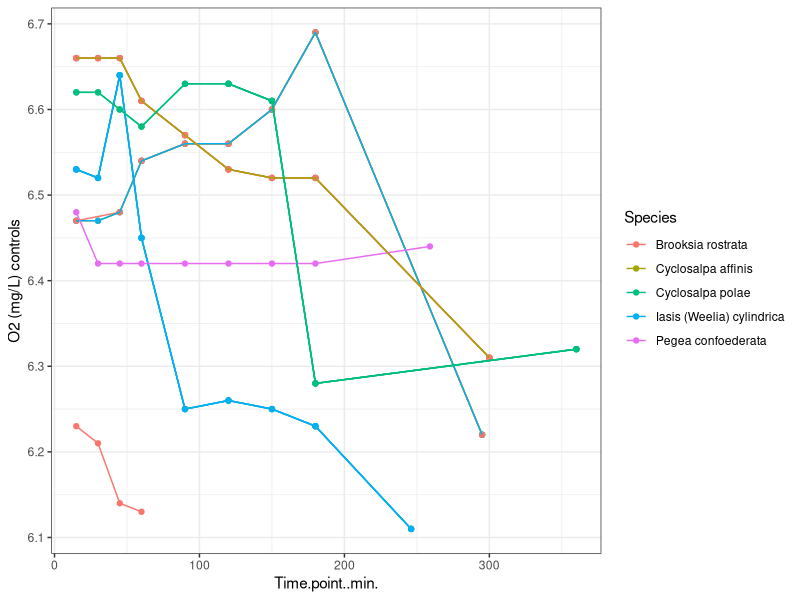
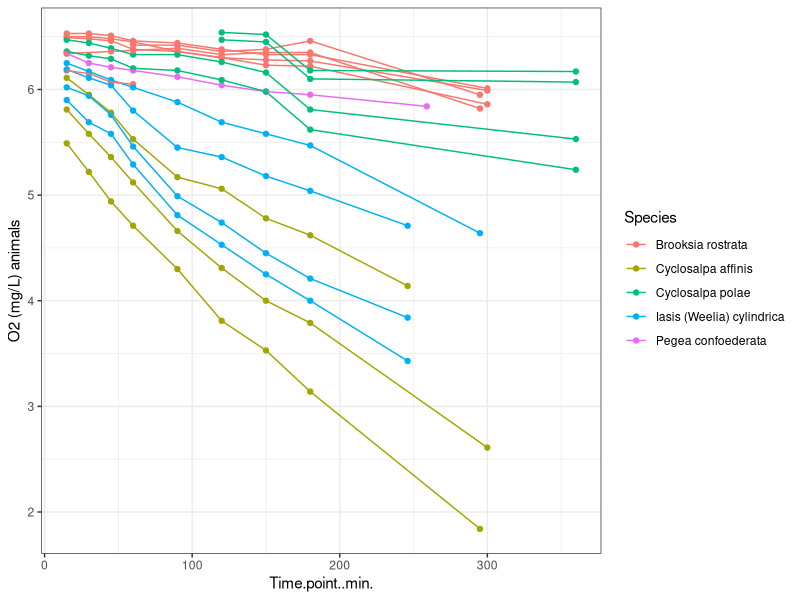
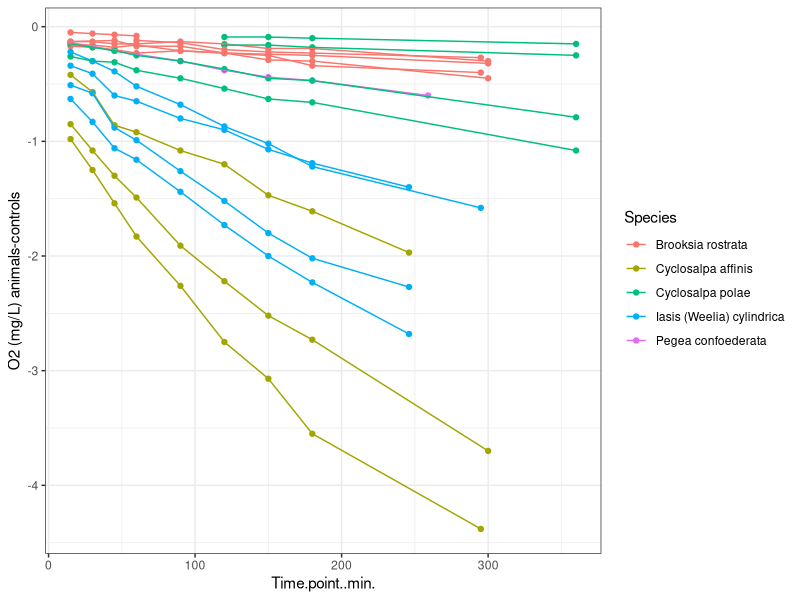
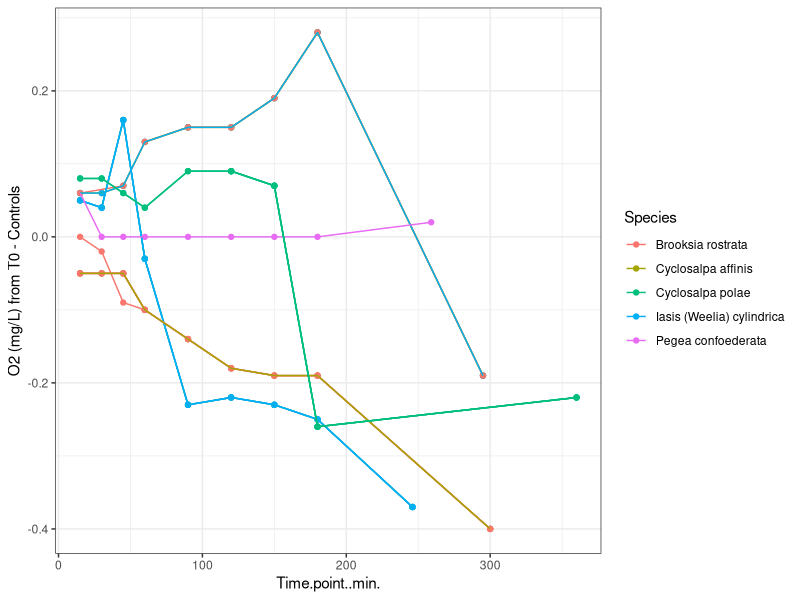
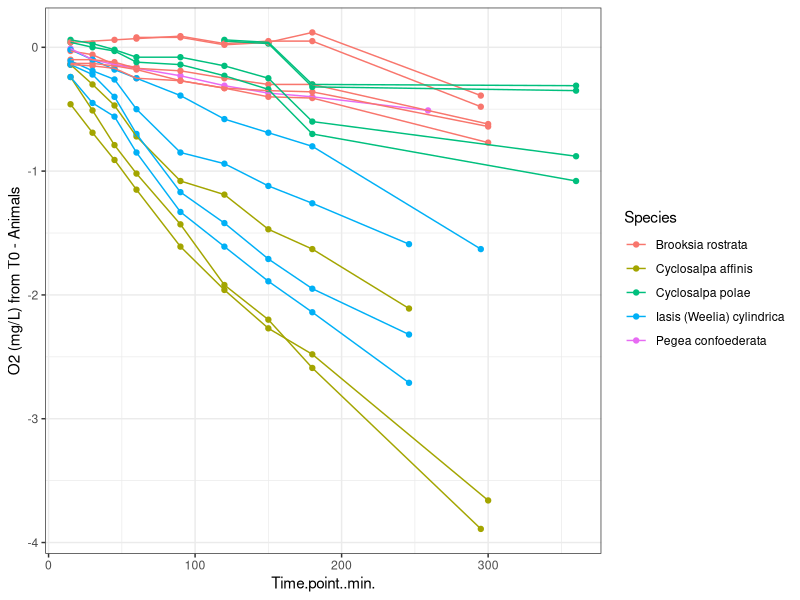
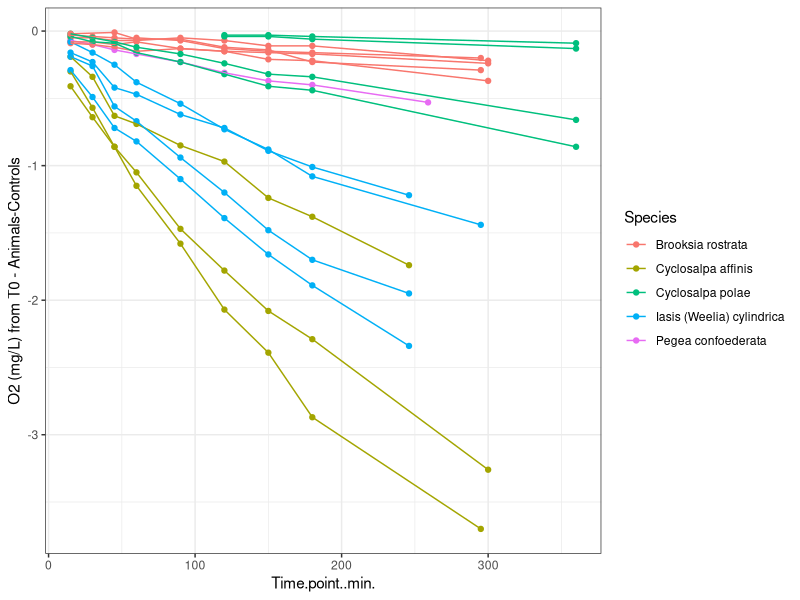
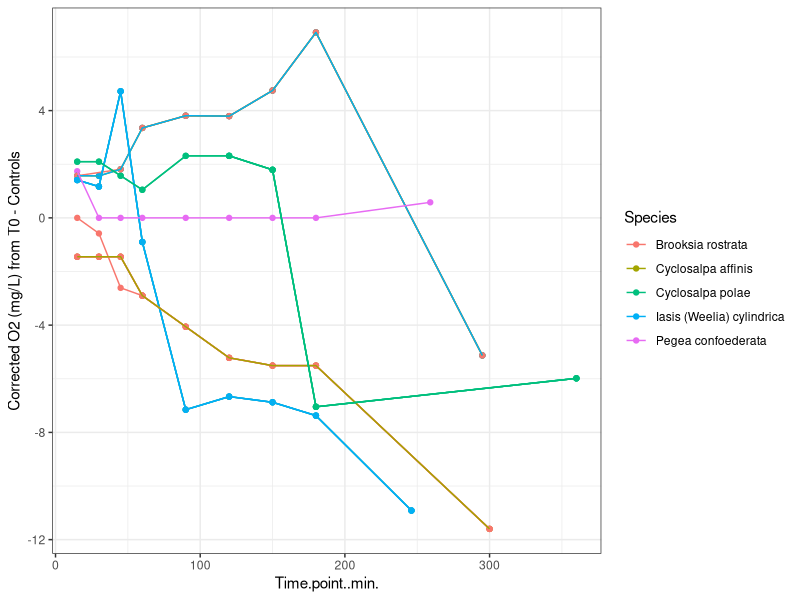
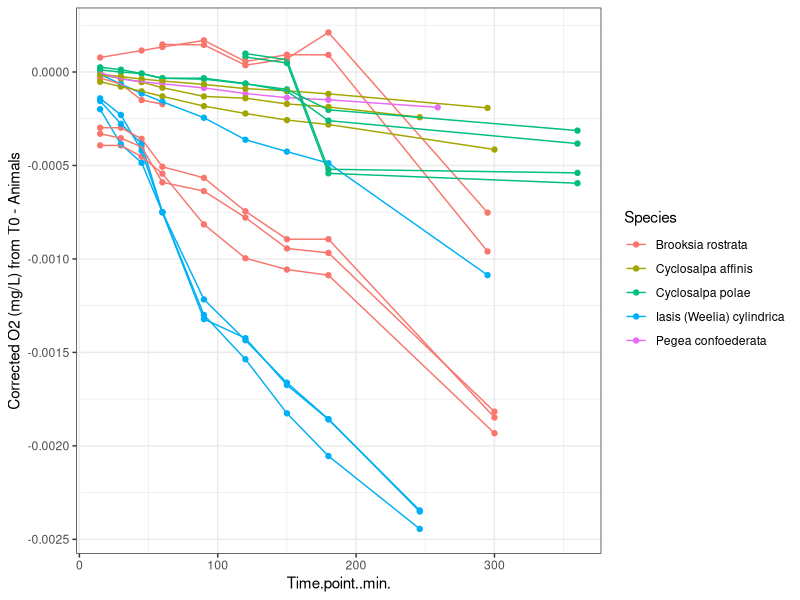

Here is the R script that generated these plots, in order:
library(tidyverse)
setwd("Documents/salp_ecomorphology/")

presens <- read.csv("respirometry_Kona21.tsv", header = T, sep = "\t", stringsAsFactors = F)
presens$Species[which(is.na(presens$Species))] <- "Control"
presens$Specimen[which(is.na(presens$Specimen))] <- "Control"

presens <- presens[which(presens$Container=="Plastic" & presens$Treatment == "Intact"),]
controls <- presens[which(presens$Specimen=="Control"),]
specimens <- presens[which(presens$Specimen != "Control"),]

####
join_presens <- full_join(specimens, controls[-c(2:10,14,16:18)], by=c("Experiment","Time.point..min."), suffix=c("_animal","_control"))
names(join_presens)
join_presens <- mutate(join_presens, O2..mg.L.specific = O2..mg.L._animal-O2..mg.L._control)

t_zeros <- join_presens[which(join_presens$Time.point..min.==0),c("Specimen","Species","O2..mg.L._animal", "O2..mg.L._control","O2..mg.L.specific")]
dif_presens <- full_join(join_presens, t_zeros, by=c("Species","Specimen"), suffix=c("","T0"))
dif_presens <- mutate(dif_presens, dif_O2.animal = O2..mg.L._animal-O2..mg.L._animalT0, dif_O2.control = O2..mg.L._control-O2..mg.L._controlT0, dif_O2.specific = O2..mg.L.specific-O2..mg.L.specificT0)
dif_presens$Temperature...C.[which(is.na(dif_presens$Temperature...C.))]<-29 #### MAKING SHIT UP ####
norm_presens <- mutate(dif_presens, corr_O2.animal = Temperature...C.*dif_O2.animal/((Zooid.length..mm.^3)*Number.of.zooids), corr_O2.control = Temperature...C.*dif_O2.control, corr_O2.specific = Temperature...C.*dif_O2.specific/((Zooid.length..mm.^3)*Number.of.zooids))

norm_presens <- norm_presens[which(norm_presens$Specimen != "D4-CP-B-1"),] #remove weird C.polae from MGCL2 experiment
norm_presens <- norm_presens[which(norm_presens$corr_O2.specific < 0),] #something has to have gone wrong in these datapoints
norm_presens$Specimen <- as.factor(norm_presens$Specimen)
norm_presens$Species <- as.factor(norm_presens$Species)

ggplot(norm_presens, aes(x=Time.point..min., y=O2..mg.L._control)) + geom_point(aes(col=Species)) + ylab("O2 (mg/L) controls") + geom_line(aes(col = Species, group=Specimen)) + theme_bw()
ggplot(norm_presens, aes(x=Time.point..min., y=O2..mg.L._animal)) + geom_point(aes(col=Species)) + ylab("O2 (mg/L) animals") + geom_line(aes(col = Species, group=Specimen)) + theme_bw()
ggplot(norm_presens, aes(x=Time.point..min., y=O2..mg.L.specific)) + geom_point(aes(col=Species)) + ylab("O2 (mg/L) animals-controls") + geom_line(aes(col = Species, group=Specimen)) + theme_bw()
ggplot(norm_presens, aes(x=Time.point..min., y=dif_O2.control)) + geom_point(aes(col=Species)) + ylab("O2 (mg/L) from T0 - Controls") + geom_line(aes(col = Species, group=Specimen)) + theme_bw()
ggplot(norm_presens, aes(x=Time.point..min., y=dif_O2.animal)) + geom_point(aes(col=Species))+ ylab("O2 (mg/L) from T0 - Animals") + geom_line(aes(col = Species, group=Specimen)) + theme_bw()
ggplot(norm_presens, aes(x=Time.point..min., y=dif_O2.specific)) + geom_point(aes(col=Species))+ ylab("O2 (mg/L) from T0 - Animals-Controls") + geom_line(aes(col = Species, group=Specimen)) + theme_bw()
ggplot(norm_presens, aes(x=Time.point..min., y=corr_O2.control)) + geom_point(aes(col=Species)) + ylab("Corrected O2 (mg/L) from T0 - Controls") + geom_line(aes(col = Species, group=Specimen)) + theme_bw()
ggplot(norm_presens, aes(x=Time.point..min., y=corr_O2.animal)) + geom_point(aes(col=Species))+ ylab("Corrected O2 (mg/L) from T0 - Animals") + geom_line(aes(col = Species, group=Specimen)) + theme_bw()
ggplot(norm_presens, aes(x=Time.point..min., y=corr_O2.specific)) + geom_point(aes(col=Species)) + ylab("Corrected O2 (mg/L) from T0 - Controls") + geom_line(aes(col = Species, group=Specimen)) + theme_bw()

slopes <- as.data.frame(matrix(ncol=3,nrow=length(unique(norm_presens$Specimen))))
names(slopes) <- c("Species","Specimen","Slope")
for(i in 1:length(unique(norm_presens$Specimen))){
  spm_i <- unique(norm_presens$Specimen)[i]
  series_i <- norm_presens[which(norm_presens$Specimen==spm_i),c("Specimen","Species","Time.point..min.","corr_O2.specific")]
  lm_i <- lm(Time.point..min.~corr_O2.specific, series_i)
  print(series_i$Specimen[1] %>% as.character());print(series_i$Species[1] %>% as.character());print(lm_i$coefficients)
  slopes[i,1] <- series_i$Species[1] %>% as.character()
  slopes[i,2] <- series_i$Specimen[1] %>% as.character()
  slopes[i,3] <- lm_i$coefficients[2] %>% as.numeric()
}

ggplot(slopes,aes(x=Species,y=Slope))+geom_boxplot()+theme(axis.text.x = element_text(angle = 90))
## GROUP BY Specimen ##

